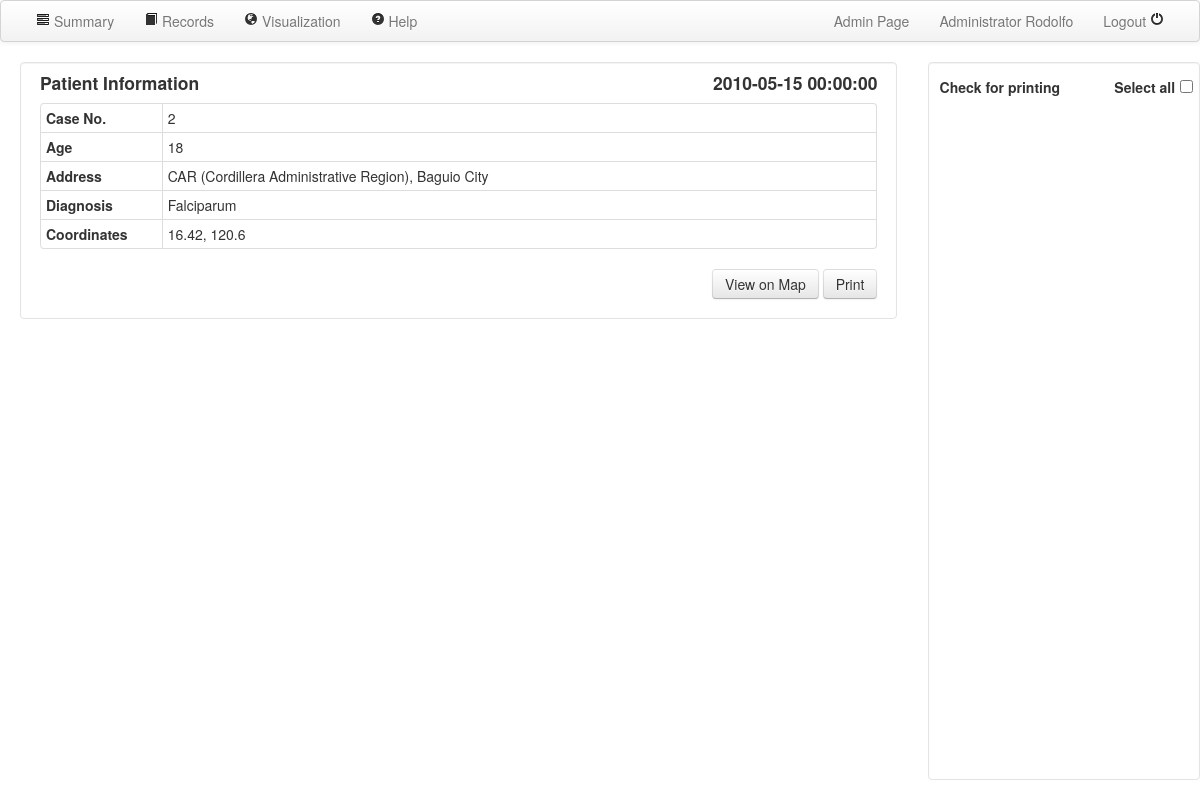
The app's page /case/2/ (signed in) with its own data.
### serveus/models.py (models this page shows, shortened)
class UserType(db.Model):
    __tablename__ = 'usertype'
    id = db.Column(db.Integer, primary_key=True)
    name = db.Column(db.String(80), unique=True)
    users = db.relationship('User', backref='usertype', lazy='dynamic')

class User(db.Model, UserMixin):
    id = db.Column(db.Integer, primary_key=True)
    username = db.Column(db.String(80), unique=True)
    password = db.Column(db.String(120), unique=True)
    usertype_id = db.Column(db.Integer, db.ForeignKey('usertype.id'))

class Case(db.Model):
    __tablename__ = 'case'
    id = db.Column(db.Integer, primary_key=True)
    date = db.Column(db.DateTime())
    age = db.Column(db.Integer)
    address = db.Column(db.String(120))
    human_diagnosis = db.Column(db.String(80))
    lat = db.Column(db.Float)
    lng = db.Column(db.Float)
    maltype_id = db.Column(db.Integer, db.ForeignKey('maltype.id'))
    region_id = db.Column(db.Integer, db.ForeignKey('region.id'))
    images = db.relationship('Image', backref='case', lazy='dynamic')

class Region(db.Model):
    __tablename__ = 'region'
    id = db.Column(db.Integer, primary_key=True)
    name = db.Column(db.String(80))
    case = db.relationship('Case', backref='region', lazy='dynamic')
    def __str__(self):
        return self.name

### serveus/views.py (the view, shortened to what this page needs)
@app.route('/case/<int:id>/',  methods = ['GET', 'POST'])
def case(id):
    case = Case.query.get(id)
    images = []
    for img in case.images:
        images.append('pic/' + str(img.id))
    images = sorted(images)
    return render_template("case.html", case = case, user = current_user, images=images)

### serveus/views.py (called while the page is built)
@login_manager.user_loader
def load_user(userid):
    return User.query.get(userid)

### serveus/templates/case.html (shortened to what this page needs)
<!DOCTYPE html>
<html>
	<head>
		<link href="/static/css/bootstrap.min.css" rel="stylesheet" media="screen">
		<link href="/static/css/bootstrap-responsive.css" rel="stylesheet">
        <link href="/static/css/bootstrap-image-gallery.css" rel="stylesheet">
	</head>
	<body>
    <form id="super" action="" method="post">
		<div class="navbar" style="width: 100%;">
			<div class="navbar-inner">
				<div>
					<ul class="nav pull-left">
						<li><a href="/dashboard/"><i class="icon-tasks"></i> Summary</a></li>
						<li><a href="/records/"><i class="icon-book"></i> Records</a></li>
						<li><a href="/map/"><i class="icon-globe"></i> Visualization</a></li>
                        <li><a href="#" id="help" data-toggle="popover"><i class="icon-question-sign"></i> Help</a></li>
					</ul>
					<ul class="nav pull-right">
                        {% if user.usertype.name == "Administrator" %}<li><a href="/admin/">Admin Page</a></li>{% endif %}
						<li><a href="/profilepage/">{{user.usertype.name}} {{ user.username }}</a></li>
						<li><a href="/logout/">Logout <i class="icon-off"></i></a></li>
					</ul>
				</div>
			</div>
		</div>
		<div class="container-fluid" style="background-color: white; position: relative; height: 100%; padding-bottom: 0; padding-right: 0">
			<div class="row-fluid" style="background-color: white; position: relative; height: 100%">
				<div class="span9 well container" style="background-color: white; padding-top: 0;" >
					<h4 class="pull-left">Patient Information</h4>
                    <h4 class="pull-right">{{case.date}}</h4>
                    <table class="table table-condensed table-bordered" style="width: 100%">
                    <tr><th class="span2">Case No.<td class="span10">{{case.id}}
                    <tr><th>Age<td>{{case.age}}
                    <tr><th>Address<td>{{case.region}}, {{case.address}}
                    <tr><th>Diagnosis<td>{{case.human_diagnosis}}
                    <tr><th>Coordinates<td>{{case.lat}}, {{case.lng}}
                    </table>
                    <div class="pull-right">
                    <a class="btn btn-medium" href="/map/?lat={{case.lat}}&lng={{case.lng}}&zoom=13&date_start=1/1/1970&date_end=Today">View on Map</a>
                    <input class="btn btn-medium" type="submit" value="Print" style="height: 30px">
                    </div>
				</div>
				<div class="span3 well" style="background-color: white; overflow-y: auto; overflow-x:hidden; position: relative; height: 100%; padding: 0.5%; padding-top: 0;">
                    <table class="table-condensed" style="width: 100%; vertical-align: bottom; padding: 0; margin: 0">
                    <tr>
                    <td style="width: 64%"><h5 class="pull-left">Check for printing</h5>
                    <td style="width: 34%"><h5 class="pull-right">Select all</h5>
                    <td style="width: 2%; padding: 0%"><input id="selectAll" class=" pull-right" type="checkbox" onclick="toggleAll()" style="margin-bottom: 5px">
                    </table>
                    <div class="row-fluid" id="gallery" data-toggle="modal-gallery" data-target="#modal-gallery" style="padding: 0">
                  </div>
				</div>
			</div>
		</div>
    </form>
	</body>
</html>

### serveus/templates/case.html (style rules this page uses)
html, body { margin:0; padding:0; height:100%; }
#super { height: calc(100% - 82px); }

### records on screen
UserType: usertype.name "Administrator"
User: username "Rodolfo"
Case: date "2010-05-15 00:00:00", id "2", age "18", address "Baguio City", human_diagnosis "Falciparum", lat "16.42", lng "120.6"
Region: region "CAR (Cordillera Administrative Region)"
